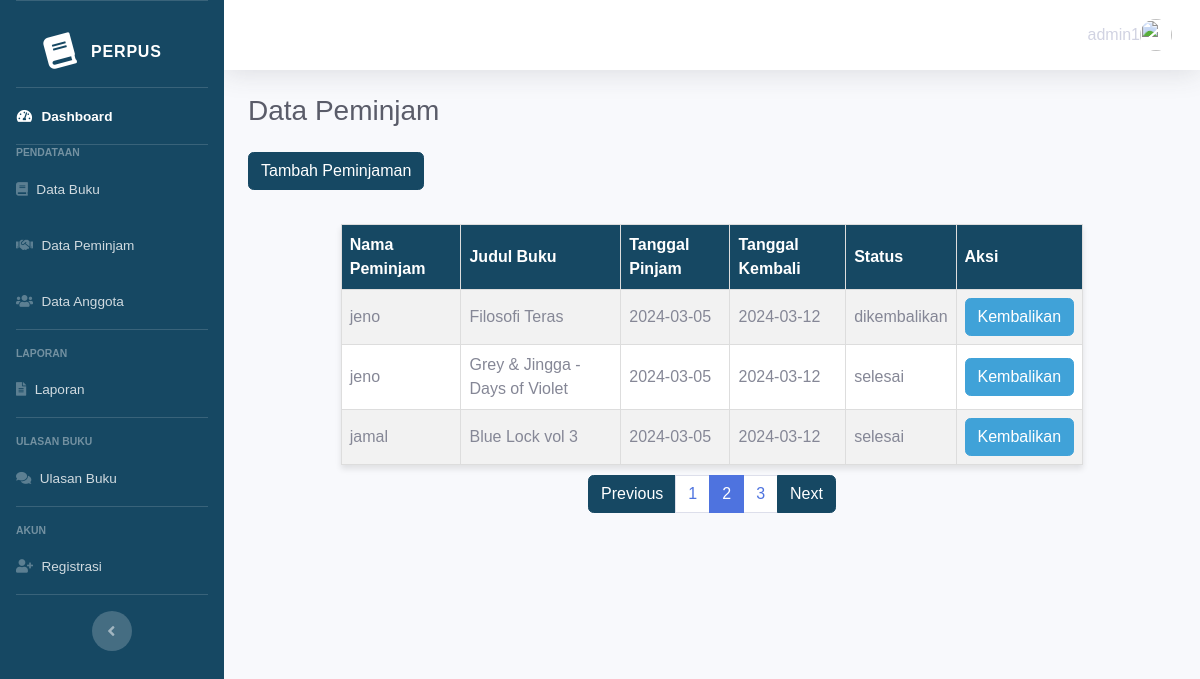
Page /admin/index_peminjam.php?page=2 (signed in) on the earlier database version.
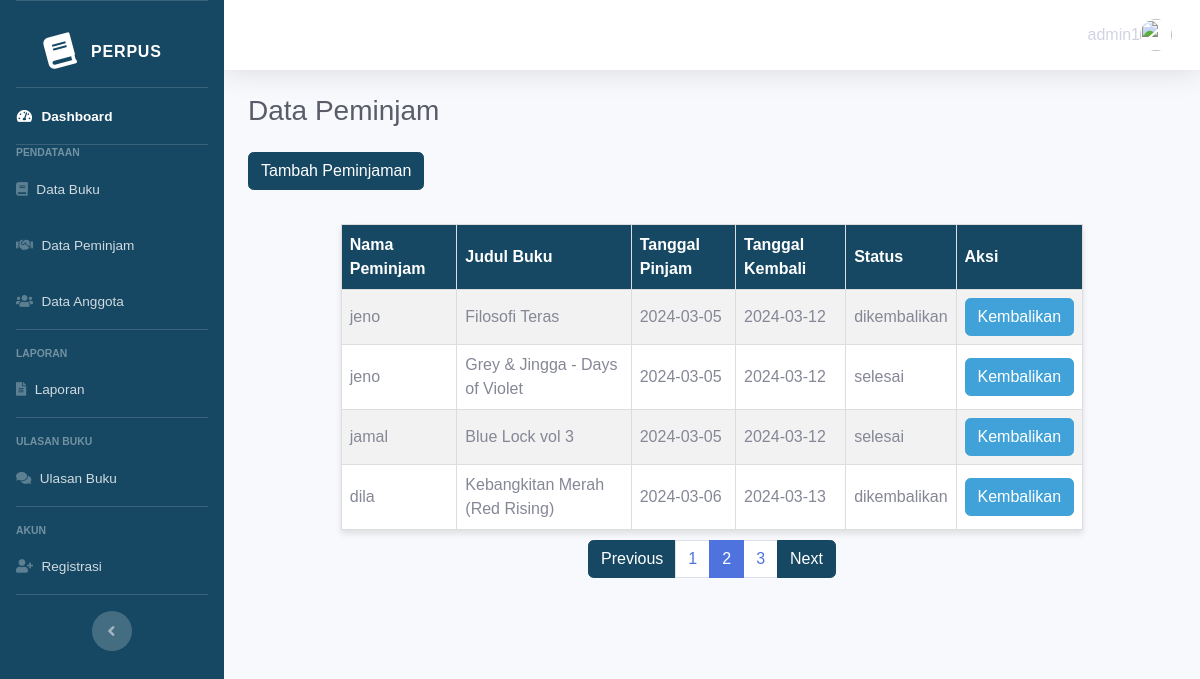
Same page on the later database version.
### tables this page shows
CREATE TABLE `peminjaman` (
  `peminjaman_id` int(11) NOT NULL,
  `perpus_id` int(11) NOT NULL,
  `buku_id` int(11) NOT NULL,
  `tanggal_pinjam` date NOT NULL,
  `user_id` varchar(11) NOT NULL,
  `username` varchar(255) NOT NULL,
  `tanggal_kembali` date NOT NULL,
  `created_at` timestamp NOT NULL DEFAULT current_timestamp() ON UPDATE current_timestamp(),
  `status_peminjam` varchar(255) NOT NULL
);

CREATE TABLE `buku` (
  `buku_id` int(11) NOT NULL,
  `perpus_id` int(11) NOT NULL,
  `judul` varchar(100) NOT NULL,
  `cover` varchar(255) NOT NULL,
  `penulis` varchar(50) NOT NULL,
  `penerbit` varchar(50) NOT NULL,
  `tahun_terbit` int(11) NOT NULL,
  `deskripsi` varchar(10000) NOT NULL,
  `kategori_id` int(11) NOT NULL,
  `ketersediaan` int(50) NOT NULL,
  `file_pdf` varchar(1000) NOT NULL,
  `created_at` timestamp NOT NULL DEFAULT current_timestamp() ON UPDATE current_timestamp()
);

### admin/index_peminjam.php (the view, shortened to what the changed rows need)
<?php
include('koneksi.php');
?>
<!DOCTYPE html>
<html lang="en">
<head>
    <link href="../dashboard/vendor/fontawesome-free/css/all.min.css" rel="stylesheet" type="text/css">
    <link href="../dashboard/css/sb-admin-2.min.css" rel="stylesheet">
</head>
<body id="page-top">
    <div id="wrapper">
        <div id="content-wrapper" class="d-flex flex-column">
            <div id="content">
                <div class="container-fluid">
                    <div class="d-sm-flex align-items-center justify-content-between mb-4">
                        <h2 class="h3 mb-0 text-gray-800">Data Peminjam</h2>
                    </div>
                    <div class="row">
                        <div class="col-xl-12 col-md-6 mb-4">
                            <?php
                            $results_per_page = 4;
                            $query = "SELECT COUNT(*) AS total FROM peminjaman";
                            $result = mysqli_query($conn, $query);
                            $row = mysqli_fetch_assoc($result);
                            $total_records = $row['total'];
                            $total_pages = ceil($total_records / $results_per_page);
                            if (!isset($_GET['page']) || !is_numeric($_GET['page']) || $_GET['page'] < 1 || $_GET['page'] > $total_pages) {
                                $page = 1;
                            } else {
                                $page = $_GET['page'];
                            }
                            $offset = ($page - 1) * $results_per_page;
                            $query = "SELECT peminjaman.*, buku.judul AS judul_buku
                                        FROM peminjaman
                                        INNER JOIN buku ON peminjaman.buku_id = buku.buku_id
                                        LIMIT $offset, $results_per_page";
                            $result = mysqli_query($conn, $query);
                            if ($result->num_rows > 0) : ?>
                                <table border='1'>
                                    <tr>
                                        <th>Nama Peminjam</th>
                                        <th>Judul Buku</th>
                                        <th>Tanggal Pinjam</th>
                                        <th>Tanggal Kembali</th>
                                        <th>Status</th>
                                        <th>Aksi</th>
                                    </tr>
                                    <?php while ($row = mysqli_fetch_assoc($result)) : ?>
                                        <tr>
                                            <td><?= $row['username'] ?></td>
                                            <td><?= $row['judul_buku'] ?></td>
                                            <td><?= $row['tanggal_pinjam'] ?></td>
                                            <td><?= date('Y-m-d', strtotime($row['tanggal_pinjam'] . ' + 7 days')) ?></td>
                                            <td><?= $row['status_peminjam'] ?></td>
                                            <td>
                                                <button class="btn btn-primary2 btn-kembali" data-id="<?= $row['peminjaman_id'] ?>">Kembalikan</button>
                                            </td>
                                        </tr>
                                    <?php endwhile; ?>
                                </table>
                                <?php if ($total_pages > 1) : ?>
                                    <ul class="pagination justify-content-center">
                                        <?php for ($i = 1; $i <= $total_pages; $i++) : ?>
                                            <li class="page-item <?= ($page == $i) ? 'active' : '' ?>">
                                                <a class="page-link text-primary1" href="?page=<?= $i ?>"><?= $i ?></a>
                                            </li>
                                        <?php endfor; ?>
                                    </ul>
                                <?php endif; ?>
                            <?php else : ?>
                                <p>Tidak ada peminjam.</p>
                            <?php endif; ?>
                        </div>
                    </div>
                </div>
            </div>
        </div>
    </div>
</body>
</html>

Differences in the rows shown:
added peminjaman: username "dila", buku.judul "Kebangkitan Merah (Red Rising)", tanggal_pinjam "2024-03-06", tanggal_pinjam "2024-03-13", status_peminjam "dikembalikan"
